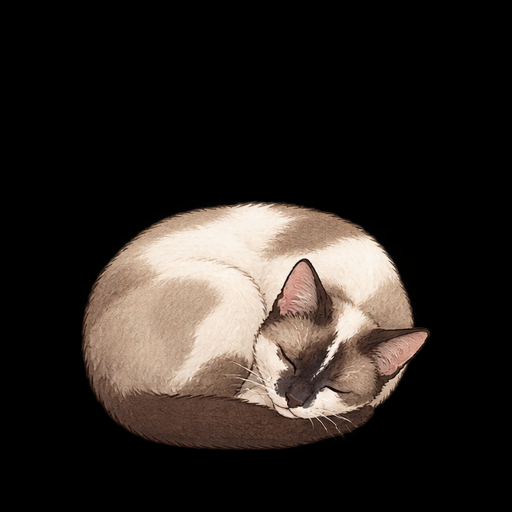
#> input picture sagwa/hubs/sleep.png, 1024 x 1024 px (shown at 1/2 size)
$ python pack_clips.py
#> lines starting #> are read from the running program, lines starting #| are printed output that depends on the picture
#!/usr/bin/env python3
"""Pack Sagwa's video clips into the frame pack the CoreS3 firmware plays.

    pack_clips.py [--out PATH] [--fps N] [--quality Q] [--preview DIR]

Every clip starts and ends on one of the shared hub poses (hubs/*.png, one
scale, one ground line), so clips chain without a dissolve. For each clip
this crops the same box out of the 1440 px video, drops the still lead-in
and tail, resamples to --fps, eases the first and last frames onto the exact
hub drawing, clamps the near-black background to pure black, and stores each
frame as a baseline JPEG for the ROM decoder.

The pack (little endian):
    header   "SGWC" u16 version, u16 width, u16 height, u16 fps,
             u16 clips, u16 reserved, u32 frames, u32 frame_table, u32 data
    clips    clips x { char name[20]; u16 first, count; u8 from, to, flags, pad }
    frames   frames x { u32 offset (from data), u32 size }
    data     the JPEGs
Hubs: 0 sleep, 1 loaf, 2 sit, 3 stand, 4 stalk. flags bit 0: loops on its hub.

Needs Pillow, numpy and imageio-ffmpeg.
"""
import argparse
import io
import os
import struct
import subprocess

import imageio_ffmpeg
import numpy as np
from PIL import Image

HERE = os.path.dirname(os.path.abspath(__file__))
SAGWA = os.path.dirname(HERE)
CLIPS = os.path.join(SAGWA, 'clips')
HUBS = os.path.join(SAGWA, 'hubs')
DEFAULT_OUT = os.path.join(SAGWA, '..', 'muse-gadget-sdk', 'esp32', 'components', 'muse', 'avatar',
                           'sagwa_clips.bin')

HUB_IDS = {'sleep': 0, 'loaf': 1, 'sit': 2, 'stand': 3, 'stalk': 4}
HUB_FILES = {'sleep': 'sleep.png', 'loaf': 'wake.png', 'sit': 'listen.png', 'stand': 'idle.png',
             'stalk': 'work.png'}

# name: (from hub, to hub). A clip whose hubs match loops on that hub.
CLIP_HUBS = {
    'sleep_to_loaf': ('sleep', 'loaf'), 'loaf_to_sleep': ('loaf', 'sleep'),
    'loaf_to_sit': ('loaf', 'sit'), 'sit_to_loaf': ('sit', 'loaf'),
    'sit_to_stand': ('sit', 'stand'), 'stand_to_sit': ('stand', 'sit'),
    'loaf_to_stand': ('loaf', 'stand'),
    'stand_to_stalk': ('stand', 'stalk'), 'stalk_to_stand': ('stalk', 'stand'),
    'sit_idle': ('sit', 'sit'), 'sit_groom': ('sit', 'sit'), 'sit_meow': ('sit', 'sit'),
    'sit_think': ('sit', 'sit'), 'sit_startle': ('sit', 'sit'), 'sit_purr': ('sit', 'sit'),
    'loaf_idle': ('loaf', 'loaf'), 'loaf_listen': ('loaf', 'loaf'),
    'sleep_idle': ('sleep', 'sleep'),
    'stand_idle': ('stand', 'stand'), 'stand_walk': ('stand', 'stand'), 'stand_balance': ('stand', 'stand'),
    'stalk_idle': ('stalk', 'stalk'),
}

VIDEO_PX = 1440
HUB_PX = 1024                     # the hubs' canvas; the videos are it at 1440
CROP = (0, 120, 1440, 1360)       # one box for every clip, in video pixels
BLACK = 26                        # max channel below this is background
EASE_FRAMES = 3                   # frames eased onto the hub at each end
STILL = 1.2                       # mean abs change (0..255) that counts as moving


def read_video(path, size):
    ff = imageio_ffmpeg.get_ffmpeg_exe()
    w, h = size
    x0, y0, x1, y1 = CROP
    vf = f'crop={x1 - x0}:{y1 - y0}:{x0}:{y0},scale={w}:{h}:flags=lanczos'
    out = subprocess.run([ff, '-loglevel', 'error', '-i', path, '-vf', vf, '-f', 'rawvideo', '-pix_fmt', 'rgb24',
                          '-'], capture_output=True, check=True).stdout
    return np.frombuffer(out, np.uint8).reshape(-1, h, w, 3).astype(np.float32)


def hub_frame(name, size):
    """The hub drawing as a clip frame: the 1024 canvas at video scale, cropped."""
#> called with name = 'sleep', size = (240, 208)
    im = Image.open(os.path.join(HUBS, HUB_FILES[name])).convert('RGB')
#> im is the input picture: PIL image 1024x1024 RGB; mean R, G, B 44.1, 37.9, 33.7
    im = im.resize((VIDEO_PX, VIDEO_PX), Image.LANCZOS).crop(CROP).resize(size, Image.LANCZOS)
#> im: PIL image 240x208 RGB
    return np.asarray(im, np.float32)


def trim(frames, loop):
    """Drop the still lead-in and tail (a loop keeps a little of each)."""
    d = np.abs(np.diff(frames, axis=0)).mean(axis=(1, 2, 3))
    moving = np.nonzero(d > STILL)[0]
    if not len(moving):
        return frames
    keep = 6 if loop else 2
    a = max(0, moving[0] - keep)
    b = min(len(frames), moving[-1] + 2 + keep)
    return frames[a:b]


def clean(frame):
    f = np.clip(frame, 0, 255)
    bg = f.max(axis=2) < BLACK
    f[bg] = 0
    return f.astype(np.uint8)


def jpeg(frame, quality):
    buf = io.BytesIO()
    Image.fromarray(frame).save(buf, 'JPEG', quality=quality, subsampling=2, optimize=False, progressive=False)
    return buf.getvalue()


def main():
    ap = argparse.ArgumentParser(description=__doc__.split('\n')[0])
    ap.add_argument('--out', default=DEFAULT_OUT)
    ap.add_argument('--fps', type=int, default=12)
    ap.add_argument('--quality', type=int, default=80)
    ap.add_argument('--width', type=int, default=240)
    ap.add_argument('--height', type=int, default=208)
    ap.add_argument('--preview', help='write each clip as a contact sheet PNG here')
    args = ap.parse_args()
    size = (args.width, args.height)
    hubs = {n: hub_frame(n, size) for n in HUB_IDS}
#> call 2 of hub_frame, with name = 'loaf', size = (240, 208)
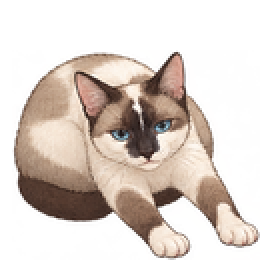
#> input picture sagwa/higgsfield-v1/wake.png, 136 x 136 px, found by its file name (shown 2 times larger)
#> call 3 of hub_frame, with name = 'sit', size = (240, 208)
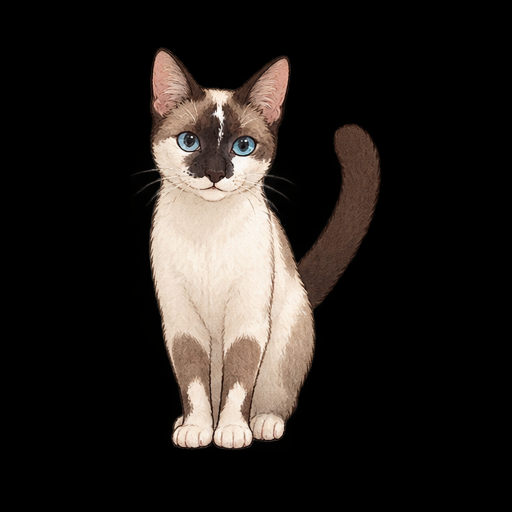
#> input picture sagwa/hubs/listen.png, 1024 x 1024 px (shown at 1/2 size)
#> in hub_frame, im is the input picture: PIL image 1024x1024 RGB; mean R, G, B 38.3, 33.5, 30.2
#> call 4 of hub_frame, with name = 'stand', size = (240, 208)
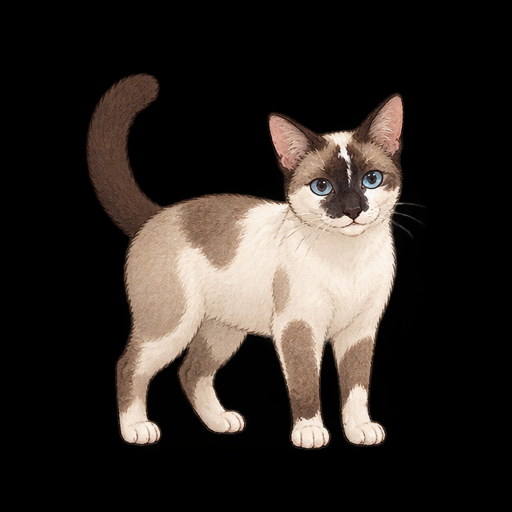
#> input picture sagwa/hubs/idle.png, 1024 x 1024 px (shown at 1/2 size)
#> in hub_frame, im is the input picture: PIL image 1024x1024 RGB; mean R, G, B 47.5, 41.3, 36.9
#> in hub_frame (call 4), `im = im.resize((VIDEO_PX, VIDEO_PX), Image.LANCZOS).crop(CROP).resize(..`:
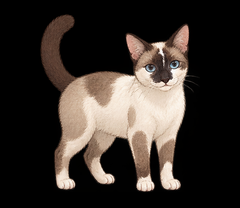
#> im: PIL image 240x208 RGB; mean R, G, B 55.2, 48, 42.8
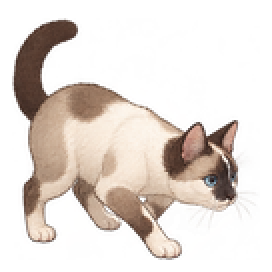
#> input picture sagwa/higgsfield-v1/work.png, 136 x 136 px, found by its file name (shown 2 times larger)
#> in hub_frame (call 5), `im = Image.open(os.path.join(HUBS, HUB_FILES[name])).convert('RGB')`:
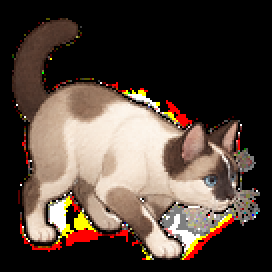
#> im: PIL image 136x136 RGB (shown 2 times larger); mean R, G, B 81, 67, 57.7
#> in hub_frame (call 5), `im = im.resize((VIDEO_PX, VIDEO_PX), Image.LANCZOS).crop(CROP).resize(..`:
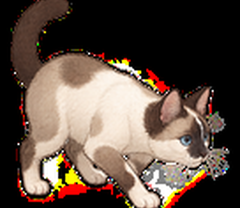
#> im: PIL image 240x208 RGB; mean R, G, B 93.9, 77.8, 67.1
#> hubs = 5 items

    clips, frames = [], []
    for name, (a, b) in CLIP_HUBS.items():
        path = os.path.join(CLIPS, name + '.mp4')
        if not os.path.exists(path):
            print(f'{name}: missing, skipped')
            continue
        loop = a == b
        v = read_video(path, size)
        raw_first, raw_last = v[0].copy(), v[-1].copy()
        if not loop:
            v = trim(v, loop)
        step = max(1, round(24 / args.fps))
        v = v[::step]
        v[0], v[-1] = hubs[a], hubs[b]
        for k in range(1, EASE_FRAMES):
            w = k / EASE_FRAMES
            v[k] = hubs[a] * (1 - w) + v[k] * w
            v[-1 - k] = hubs[b] * (1 - w) + v[-1 - k] * w
        enc = [jpeg(clean(f), args.quality) for f in v]
        drift = (np.abs(raw_first - hubs[a]).mean(), np.abs(raw_last - hubs[b]).mean())
        clips.append((name, len(frames), len(enc), HUB_IDS[a], HUB_IDS[b], 1 if loop else 0))
        frames.extend(enc)
        print(f'{name:16s} {len(enc):3d} frames {len(enc) / args.fps:4.1f} s  avg {sum(map(len, enc)) / len(enc) / 1024:4.1f} KB'
              f'  hub drift {drift[0]:4.1f}/{drift[1]:4.1f}')
        if args.preview:
            os.makedirs(args.preview, exist_ok=True)
            pick = v[:: max(1, len(v) // 12)][:12]
            sheet = np.concatenate([clean(f) for f in pick], axis=1)
            Image.fromarray(sheet).save(os.path.join(args.preview, name + '.png'))
#> after the loop, clips = []; frames = []

    head = 28
    table = head + struct.calcsize('<20sHHBBBB') * len(clips)
#> table = 28
    data = table + 8 * len(frames)
#> data = 28
    out = bytearray(struct.pack('<4sHHHHHHIII', b'SGWC', 1, size[0], size[1], args.fps, len(clips), 0, len(frames),
                                table, data))
    assert len(out) == head
    for name, first, count, a, b, flags in clips:
        out += struct.pack('<20sHHBBBB', name.encode(), first, count, a, b, flags, 0)
#> this loop made 0 passes
    at = 0
    for f in frames:
        out += struct.pack('<II', at, len(f))
        at += len(f)
#> after the loop, at = 0
    for f in frames:
        out += f
    os.makedirs(os.path.dirname(os.path.abspath(args.out)), exist_ok=True)
    with open(args.out, 'wb') as fh:
        fh.write(out)
    print(f'{len(clips)} clips, {len(frames)} frames, {len(out) / 1048576:.2f} MB -> {os.path.abspath(args.out)}')
#| 0 clips, 0 frames, 0.00 MB -> muse-gadget-sdk/esp32/components/muse/avatar/sagwa_clips.bin


if __name__ == '__main__':
    main()
